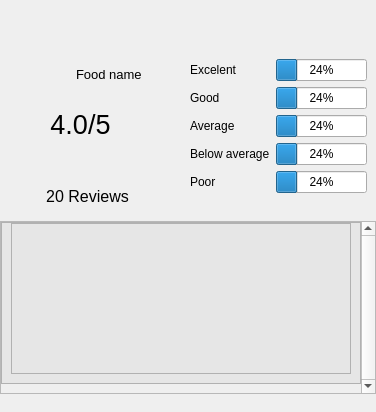
                    <widget class="QWidget" name="review_food_page">
                     <layout class="QVBoxLayout" name="verticalLayout_16">
                      <property name="spacing">
                       <number>0</number>
                      </property>
                      <property name="leftMargin">
                       <number>0</number>
                      </property>
                      <property name="topMargin">
                       <number>0</number>
                      </property>
                      <property name="rightMargin">
                       <number>0</number>
                      </property>
                      <property name="bottomMargin">
                       <number>0</number>
                      </property>
                      <item>
                       <widget class="QWidget" name="top_bar_3" native="true">
                        <property name="sizePolicy">
                         <sizepolicy hsizetype="Preferred" vsizetype="Preferred">
                          <horstretch>0</horstretch>
                          <verstretch>1</verstretch>
                         </sizepolicy>
                        </property>
                       </widget>
                      </item>
                      <item>
                       <widget class="QWidget" name="main_content_3" native="true">
                        <property name="sizePolicy">
                         <sizepolicy hsizetype="Preferred" vsizetype="Preferred">
                          <horstretch>0</horstretch>
                          <verstretch>9</verstretch>
                         </sizepolicy>
                        </property>
                        <layout class="QVBoxLayout" name="verticalLayout_18">
                         <property name="leftMargin">
                          <number>0</number>
                         </property>
                         <property name="rightMargin">
                          <number>0</number>
                         </property>
                         <item>
                          <widget class="QWidget" name="food_review_top" native="true">
                           <layout class="QHBoxLayout" name="horizontalLayout_11">
                            <property name="leftMargin">
                             <number>0</number>
                            </property>
                            <property name="topMargin">
                             <number>0</number>
                            </property>
                            <property name="rightMargin">
                             <number>0</number>
                            </property>
                            <property name="bottomMargin">
                             <number>0</number>
                            </property>
                            <item>
                             <widget class="QWidget" name="food_review_left" native="true">
                              <property name="sizePolicy">
                               <sizepolicy hsizetype="Preferred" vsizetype="Preferred">
                                <horstretch>4</horstretch>
                                <verstretch>0</verstretch>
                               </sizepolicy>
                              </property>
                              <layout class="QVBoxLayout" name="verticalLayout_19">
                               <property name="spacing">
                                <number>0</number>
                               </property>
                               <property name="leftMargin">
                                <number>0</number>
                               </property>
                               <property name="topMargin">
                                <number>0</number>
                               </property>
                               <property name="rightMargin">
                                <number>0</number>
                               </property>
                               <property name="bottomMargin">
                                <number>0</number>
                               </property>
                               <item>
                                <widget class="QWidget" name="food_name_area" native="true">
                                 <property name="sizePolicy">
                                  <sizepolicy hsizetype="Preferred" vsizetype="Fixed">
                                   <horstretch>0</horstretch>
                                   <verstretch>0</verstretch>
                                  </sizepolicy>
                                 </property>
                                 <layout class="QHBoxLayout" name="horizontalLayout_15">
                                  <property name="leftMargin">
                                   <number>20</number>
                                  </property>
                                  <property name="topMargin">
                                   <number>0</number>
                                  </property>
                                  <property name="rightMargin">
                                   <number>0</number>
                                  </property>
                                  <property name="bottomMargin">
                                   <number>0</number>
                                  </property>
                                  <item>
                                   <widget class="QLabel" name="food_image">
                                    <property name="sizePolicy">
                                     <sizepolicy hsizetype="Fixed" vsizetype="Fixed">
                                      <horstretch>0</horstretch>
                                      <verstretch>0</verstretch>
                                     </sizepolicy>
                                    </property>
                                    <property name="minimumSize">
                                     <size>
                                      <width>50</width>
                                      <height>50</height>
                                     </size>
                                    </property>
                                    <property name="maximumSize">
                                     <size>
                                      <width>50</width>
                                      <height>50</height>
                                     </size>
                                    </property>
                                    <property name="text">
                                     <string />
                                    </property>
                                    <property name="pixmap">
                                     <pixmap resource="../Qss/icons/_icons.qrc">:/material_design/icons/material_design/fastfood.png</pixmap>
                                    </property>
                                    <property name="scaledContents">
                                     <bool>true</bool>
                                    </property>
                                   </widget>
                                  </item>
                                  <item>
                                   <widget class="QLabel" name="food_name">
                                    <property name="sizePolicy">
                                     <sizepolicy hsizetype="Preferred" vsizetype="Fixed">
                                      <horstretch>0</horstretch>
                                      <verstretch>0</verstretch>
                                     </sizepolicy>
                                    </property>
                                    <property name="font">
                                     <font>
                                      <pointsize>10</pointsize>
                                     </font>
                                    </property>
                                    <property name="text">
                                     <string>Food name</string>
                                    </property>
                                   </widget>
                                  </item>
                                 </layout>
                                </widget>
                               </item>
                               <item>
                                <widget class="QWidget" name="rate_widget" native="true">
                                 <layout class="QVBoxLayout" name="verticalLayout_20">
                                  <property name="spacing">
                                   <number>0</number>
                                  </property>
                                  <property name="topMargin">
                                   <number>0</number>
                                  </property>
                                  <property name="bottomMargin">
                                   <number>0</number>
                                  </property>
                                  <item>
                                   <widget class="QWidget" name="avg_rate" native="true">
                                    <property name="sizePolicy">
                                     <sizepolicy hsizetype="Preferred" vsizetype="Preferred">
                                      <horstretch>0</horstretch>
                                      <verstretch>0</verstretch>
                                     </sizepolicy>
                                    </property>
                                    <layout class="QHBoxLayout" name="horizontalLayout_18">
                                     <property name="spacing">
                                      <number>0</number>
                                     </property>
                                     <item>
                                      <widget class="QLabel" name="avg_value">
                                       <property name="sizePolicy">
                                        <sizepolicy hsizetype="Minimum" vsizetype="Minimum">
                                         <horstretch>0</horstretch>
                                         <verstretch>0</verstretch>
                                        </sizepolicy>
                                       </property>
                                       <property name="font">
                                        <font>
                                         <pointsize>20</pointsize>
                                        </font>
                                       </property>
                                       <property name="text">
                                        <string>4.0</string>
                                       </property>
                                       <property name="alignment">
                                        <set>Qt::AlignRight|Qt::AlignTrailing|Qt::AlignVCenter</set>
                                       </property>
                                      </widget>
                                     </item>
                                     <item>
                                      <widget class="QLabel" name="avg_5">
                                       <property name="sizePolicy">
                                        <sizepolicy hsizetype="Minimum" vsizetype="Minimum">
                                         <horstretch>0</horstretch>
                                         <verstretch>0</verstretch>
                                        </sizepolicy>
                                       </property>
                                       <property name="font">
                                        <font>
                                         <pointsize>20</pointsize>
                                        </font>
                                       </property>
                                       <property name="text">
                                        <string>/5</string>
                                       </property>
                                      </widget>
                                     </item>
                                    </layout>
                                   </widget>
                                  </item>
                                  <item>
                                   <widget class="QWidget" name="stars_widget" native="true">
                                    <layout class="QHBoxLayout" name="horizontalLayout_19">
                                     <item>
                                      <widget class="QLabel" name="big_star_1">
                                       <property name="sizePolicy">
                                        <sizepolicy hsizetype="Fixed" vsizetype="Fixed">
                                         <horstretch>0</horstretch>
                                         <verstretch>0</verstretch>
                                        </sizepolicy>
                                       </property>
                                       <property name="minimumSize">
                                        <size>
                                         <width>23</width>
                                         <height>20</height>
                                        </size>
                                       </property>
                                       <property name="maximumSize">
                                        <size>
                                         <width>23</width>
                                         <height>20</height>
                                        </size>
                                       </property>
                                       <property name="text">
                                        <string />
                                       </property>
                                       <property name="pixmap">
                                        <pixmap resource="../Qss/icons/_icons.qrc">:/font_awesome_solid/icons/font_awesome/solid/star.png</pixmap>
                                       </property>
                                       <property name="scaledContents">
                                        <bool>true</bool>
                                       </property>
                                      </widget>
                                     </item>
                                     <item>
                                      <widget class="QLabel" name="big_star_2">
                                       <property name="sizePolicy">
                                        <sizepolicy hsizetype="Fixed" vsizetype="Fixed">
                                         <horstretch>0</horstretch>
                                         <verstretch>0</verstretch>
                                        </sizepolicy>
                                       </property>
                                       <property name="minimumSize">
                                        <size>
                                         <width>23</width>
                                         <height>20</height>
                                        </size>
                                       </property>
                                       <property name="maximumSize">
                                        <size>
                                         <width>23</width>
                                         <height>20</height>
                                        </size>
                                       </property>
                                       <property name="text">
                                        <string />
                                       </property>
                                       <property name="pixmap">
                                        <pixmap resource="../Qss/icons/_icons.qrc">:/font_awesome_solid/icons/font_awesome/solid/star.png</pixmap>
                                       </property>
                                       <property name="scaledContents">
                                        <bool>true</bool>
                                       </property>
                                      </widget>
                                     </item>
                                     <item>
                                      <widget class="QLabel" name="big_star_3">
                                       <property name="sizePolicy">
                                        <sizepolicy hsizetype="Fixed" vsizetype="Fixed">
                                         <horstretch>0</horstretch>
                                         <verstretch>0</verstretch>
                                        </sizepolicy>
                                       </property>
                                       <property name="minimumSize">
                                        <size>
                                         <width>23</width>
                                         <height>20</height>
                                        </size>
                                       </property>
                                       <property name="maximumSize">
                                        <size>
                                         <width>23</width>
                                         <height>20</height>
                                        </size>
                                       </property>
                                       <property name="text">
                                        <string />
                                       </property>
                                       <property name="pixmap">
                                        <pixmap resource="../Qss/icons/_icons.qrc">:/font_awesome_solid/icons/font_awesome/solid/star.png</pixmap>
                                       </property>
                                       <property name="scaledContents">
                                        <bool>true</bool>
                                       </property>
                                      </widget>
                                     </item>
                                     <item>
                                      <widget class="QLabel" name="big_star_4">
                                       <property name="sizePolicy">
                                        <sizepolicy hsizetype="Fixed" vsizetype="Fixed">
                                         <horstretch>0</horstretch>
                                         <verstretch>0</verstretch>
                                        </sizepolicy>
                                       </property>
                                       <property name="minimumSize">
                                        <size>
                                         <width>23</width>
                                         <height>20</height>
                                        </size>
                                       </property>
                                       <property name="maximumSize">
                                        <size>
                                         <width>23</width>
                                         <height>20</height>
                                        </size>
                                       </property>
                                       <property name="text">
                                        <string />
                                       </property>
                                       <property name="pixmap">
                                        <pixmap resource="../Qss/icons/_icons.qrc">:/font_awesome_solid/icons/font_awesome/solid/star.png</pixmap>
                                       </property>
                                       <property name="scaledContents">
                                        <bool>true</bool>
                                       </property>
                                      </widget>
                                     </item>
                                     <item>
                                      <widget class="QLabel" name="big_star_5">
                                       <property name="sizePolicy">
                                        <sizepolicy hsizetype="Fixed" vsizetype="Fixed">
                                         <horstretch>0</horstretch>
                                         <verstretch>0</verstretch>
                                        </sizepolicy>
                                       </property>
                                       <property name="minimumSize">
                                        <size>
                                         <width>23</width>
                                         <height>20</height>
                                        </size>
                                       </property>
                                       <property name="maximumSize">
                                        <size>
                                         <width>23</width>
                                         <height>20</height>
                                        </size>
                                       </property>
                                       <property name="text">
                                        <string />
                                       </property>
                                       <property name="pixmap">
                                        <pixmap resource="../Qss/icons/_icons.qrc">:/font_awesome_solid/icons/font_awesome/solid/star.png</pixmap>
                                       </property>
                                       <property name="scaledContents">
                                        <bool>true</bool>
                                       </property>
                                      </widget>
                                     </item>
                                    </layout>
                                   </widget>
                                  </item>
                                  <item>
                                   <widget class="QLabel" name="nums_reviews">
                                    <property name="font">
                                     <font>
                                      <pointsize>12</pointsize>
                                     </font>
                                    </property>
                                    <property name="text">
                                     <string>20 Reviews</string>
                                    </property>
                                    <property name="alignment">
                                     <set>Qt::AlignCenter</set>
                                    </property>
                                   </widget>
                                  </item>
                                 </layout>
                                </widget>
                               </item>
                              </layout>
                             </widget>
                            </item>
                            <item>
                             <widget class="QWidget" name="food_review_right" native="true">
                              <property name="sizePolicy">
                               <sizepolicy hsizetype="Preferred" vsizetype="Preferred">
                                <horstretch>6</horstretch>
                                <verstretch>0</verstretch>
                               </sizepolicy>
                              </property>
                              <layout class="QGridLayout" name="gridLayout">
                               <item row="1" column="1">
                                <widget class="QLabel" name="good_label">
                                 <property name="text">
                                  <string>Good</string>
                                 </property>
                                </widget>
                               </item>
                               <item row="4" column="1">
                                <widget class="QLabel" name="poor_label">
                                 <property name="text">
                                  <string>Poor</string>
                                 </property>
                                </widget>
                               </item>
                               <item row="0" column="2">
                                <widget class="QProgressBar" name="excelent_progressBar">
                                 <property name="value">
                                  <number>24</number>
                                 </property>
                                </widget>
                               </item>
                               <item row="2" column="1">
                                <widget class="QLabel" name="avg_label">
                                 <property name="text">
                                  <string>Average</string>
                                 </property>
                                </widget>
                               </item>
                               <item row="3" column="1">
                                <widget class="QLabel" name="below_label">
                                 <property name="text">
                                  <string>Below average</string>
                                 </property>
                                </widget>
                               </item>
                               <item row="0" column="1">
                                <widget class="QLabel" name="excelent_label">
                                 <property name="text">
                                  <string>Excelent</string>
                                 </property>
                                </widget>
                               </item>
                               <item row="1" column="2">
                                <widget class="QProgressBar" name="good_progressBar">
                                 <property name="value">
                                  <number>24</number>
                                 </property>
                                </widget>
                               </item>
                               <item row="2" column="2">
                                <widget class="QProgressBar" name="avg_progressBar">
                                 <property name="value">
                                  <number>24</number>
                                 </property>
                                </widget>
                               </item>
                               <item row="3" column="2">
                                <widget class="QProgressBar" name="below_progressBar">
                                 <property name="value">
                                  <number>24</number>
                                 </property>
                                </widget>
                               </item>
                               <item row="4" column="2">
                                <widget class="QProgressBar" name="poor_progressBar">
                                 <property name="value">
                                  <number>24</number>
                                 </property>
                                </widget>
                               </item>
                              </layout>
                             </widget>
                            </item>
                           </layout>
                          </widget>
                         </item>
                         <item>
                          <widget class="QWidget" name="food_review_bot" native="true">
                           <layout class="QVBoxLayout" name="verticalLayout_21">
                            <property name="spacing">
                             <number>0</number>
                            </property>
                            <property name="leftMargin">
                             <number>0</number>
                            </property>
                            <property name="rightMargin">
                             <number>0</number>
                            </property>
                            <item>
                             <widget class="QScrollArea" name="reviews_scrollArea">
                              <property name="verticalScrollBarPolicy">
                               <enum>Qt::ScrollBarAlwaysOn</enum>
                              </property>
                              <property name="horizontalScrollBarPolicy">
                               <enum>Qt::ScrollBarAlwaysOff</enum>
                              </property>
                              <property name="widgetResizable">
                               <bool>true</bool>
                              </property>
                              <widget class="QWidget" name="reviews_scrollAreaWidgetContents">
                               <property name="geometry">
                                <rect>
                                 <x>0</x>
                                 <y>0</y>
                                 <width>924</width>
                                 <height>147</height>
                                </rect>
                               </property>
                               <layout class="QVBoxLayout" name="verticalLayout_22">
                                <property name="leftMargin">
                                 <number>0</number>
                                </property>
                                <property name="topMargin">
                                 <number>0</number>
                                </property>
                                <property name="rightMargin">
                                 <number>0</number>
                                </property>
                                <item>
                                 <widget class="QFrame" name="reviews_frame">
                                  <property name="sizePolicy">
                                   <sizepolicy hsizetype="Preferred" vsizetype="Expanding">
                                    <horstretch>0</horstretch>
                                    <verstretch>0</verstretch>
                                   </sizepolicy>
                                  </property>
                                  <property name="minimumSize">
                                   <size>
                                    <width>0</width>
                                    <height>0</height>
                                   </size>
                                  </property>
                                  <property name="styleSheet">
                                   <string notr="true">background: #e6e6e6</string>
                                  </property>
                                  <property name="frameShape">
                                   <enum>QFrame::StyledPanel</enum>
                                  </property>
                                  <property name="frameShadow">
                                   <enum>QFrame::Raised</enum>
                                  </property>
                                  <layout class="QVBoxLayout" name="verticalLayout_23">
                                   <property name="topMargin">
                                    <number>0</number>
                                   </property>
                                   <item>
                                    <widget class="QTableWidget" name="food_review_tableWidget" />
                                   </item>
                                  </layout>
                                 </widget>
                                </item>
                               </layout>
                              </widget>
                             </widget>
                            </item>
                           </layout>
                          </widget>
                         </item>
                        </layout>
                       </widget>
                      </item>
                     </layout>
                    </widget>
